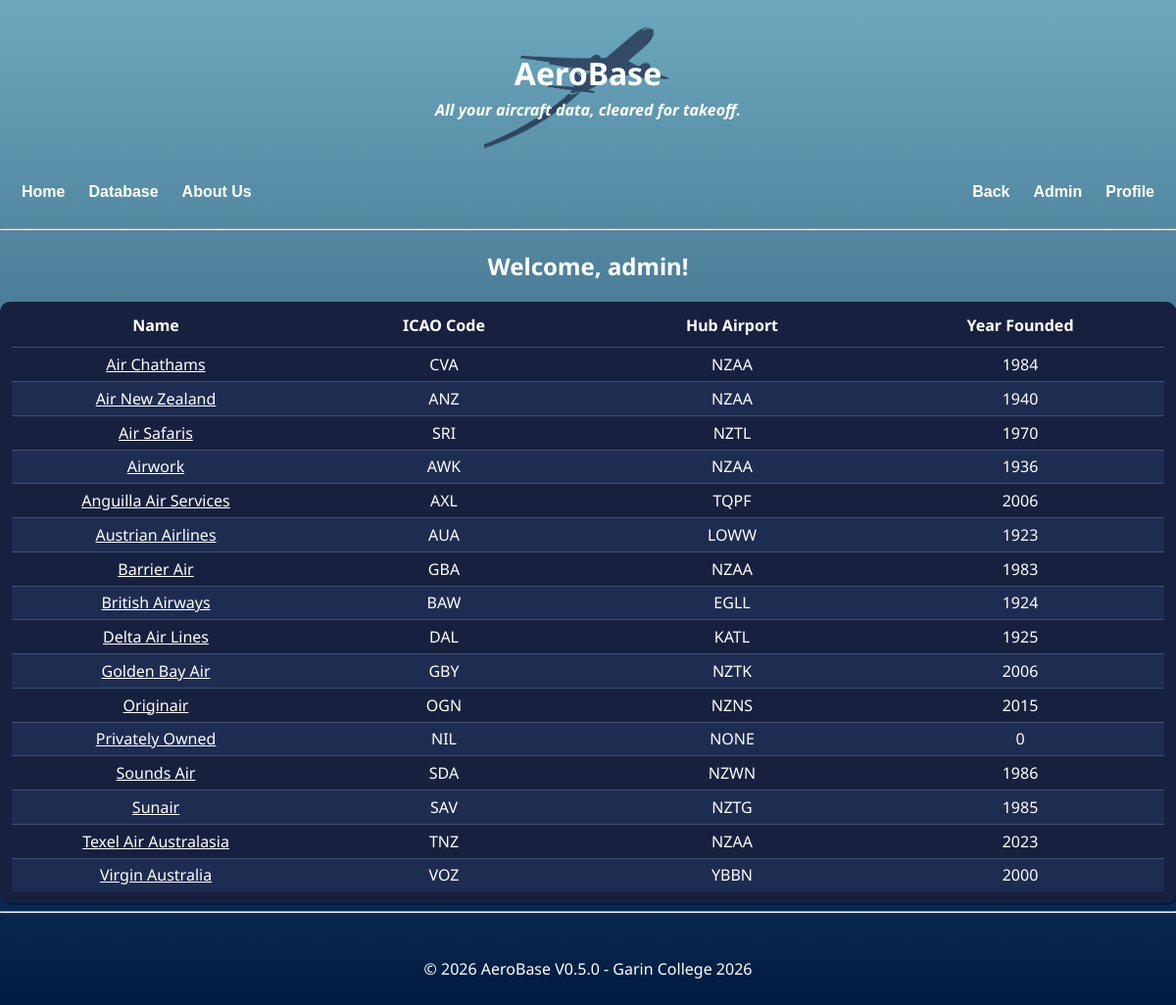
The app's page /database/operators (signed in), older data.
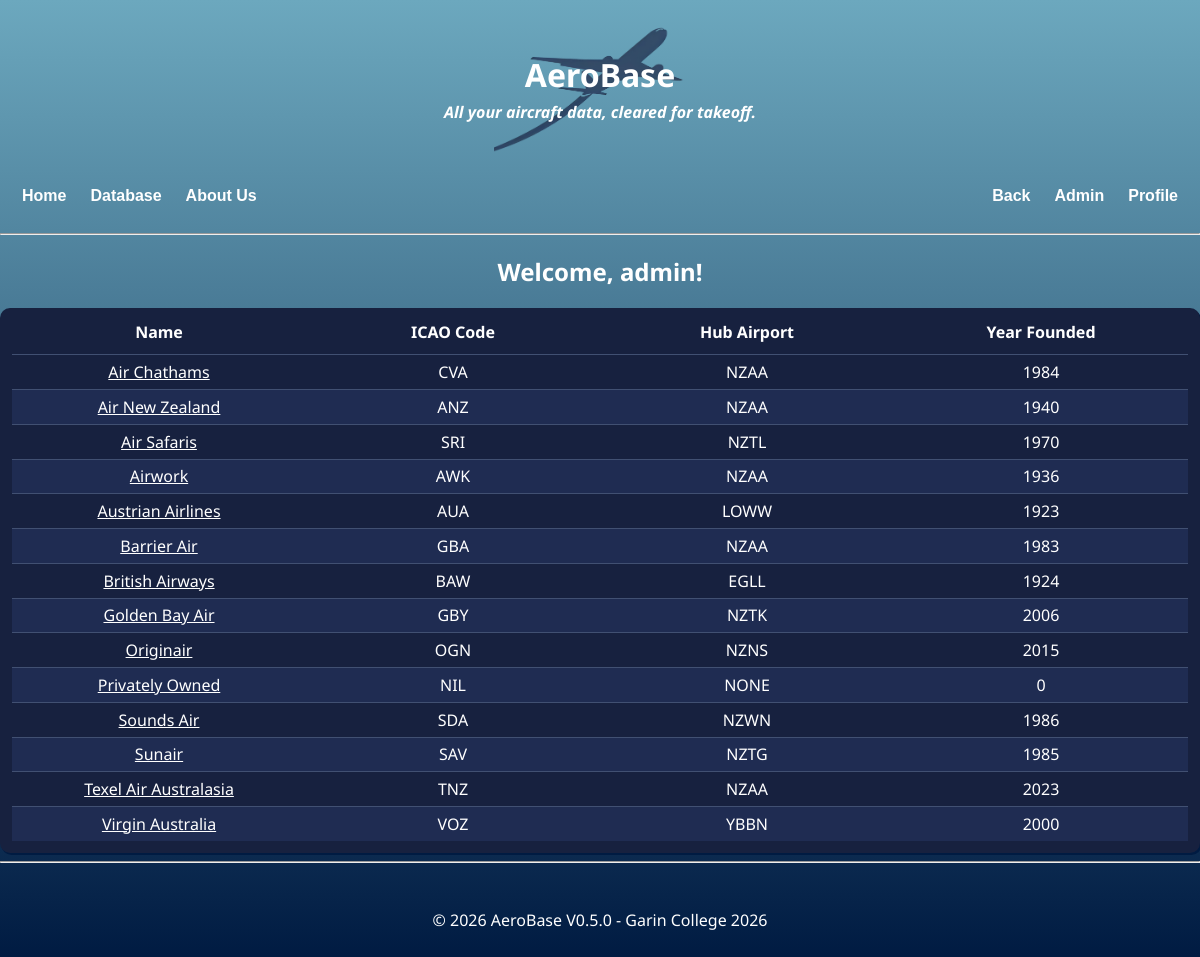
The same page, newer data.
### app.py (models this page shows)
class Operator(db.Model):
    icao = db.Column(db.String(3), primary_key = True)
    hub_icao = db.Column(db.String(4), nullable = False)
    year_founded = db.Column(db.Integer, nullable = False)
    operator_name = db.Column(db.String(50), nullable = False)
    user_id = db.Column(db.Integer, db.ForeignKey("user.id"), nullable = True)
    date_time = db.Column(db.DateTime, server_default=db.func.now(), onupdate=db.func.now(), nullable=False)
    callsign = db.Column(db.String(50), nullable=False)
    aircrafts = db.relationship(
        "Aircraft",
        back_populates = "operator"
    )
    user = db.relationship(
        "User",
        back_populates = "operators"
    )

### app.py (the view)
    @app.route("/database/operators")
    def dboperator():
        operators = Operator.query.order_by(Operator.operator_name).all() # collects all operators to display in the table
        if "user" in session:
            return render_template(
                "operators.html",
                page_title = "Database (Operators)",
                user=session["user"],
                operators=operators
            )
        else:
            return redirect(url_for("login"))

### app.py (called while the page is built)
@app.context_processor
def inject_user():
   if "user" in session: # checks if user is an admin (assuming they're logged in) to use in nav bar
       user=User.query.filter_by(username=session["user"]).first()
       is_admin = user is not None and user.admin is True
   else:
       is_admin = False
   return{
       "logged_in": "user" in session, # sends logged in to 'nav'
       "is_admin":  is_admin, # sends admin to 'nav'
       "version": "V0.5.0" # current version
   }

### templates/operators.html (shortened to what this page needs)
{% extends "layout.html" %}
{% block content %}
<h2 style="color: #ffffff;">Welcome, {{user}}!</h2>
<div class="table-outer">
    <div class="table-container">
        <table>
            <thead>
                <tr>
                    <th>Name</th>
                    <th>ICAO Code</th>
                    <th>Hub Airport</th>
                    <th>Year Founded</th>
                </tr>
            </thead>
            {% for operator in operators %}
            <tr>
                <td><a href="/database/operators/{{operator.icao}}" style="color:#ffffff">{{operator.operator_name}}</a></td>
                <td>{{operator.icao}}</td>
                <td>{{operator.hub_icao}}</td>
                <td>{{operator.year_founded}}</td>
            </tr>
            {% endfor %}
        </table>
    </div>
</div>
{% endblock %}

Row changes from the older to the newer data that the page shows:
removed Operator: operator_name "Anguilla Air Services", icao "AXL", hub_icao "TQPF", year_founded "2006"
removed Operator: operator_name "Delta Air Lines", icao "DAL", hub_icao "KATL", year_founded "1925"
